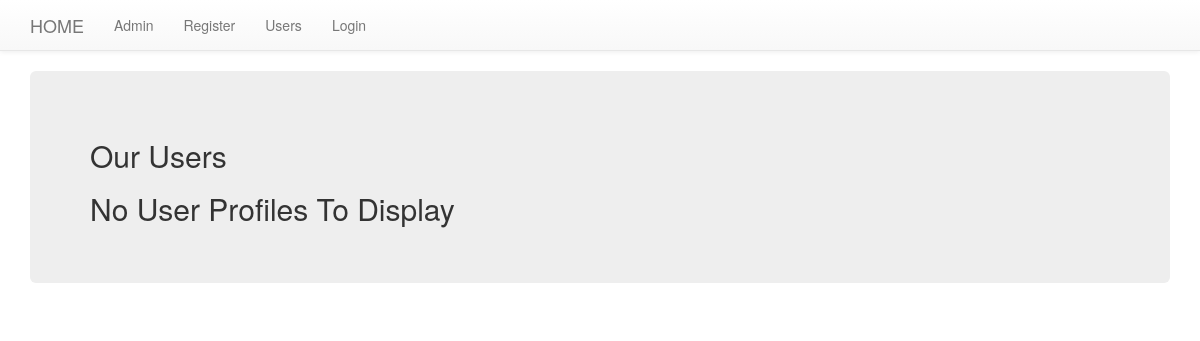
The page /user_app/user_list/ on the database as committed earlier.
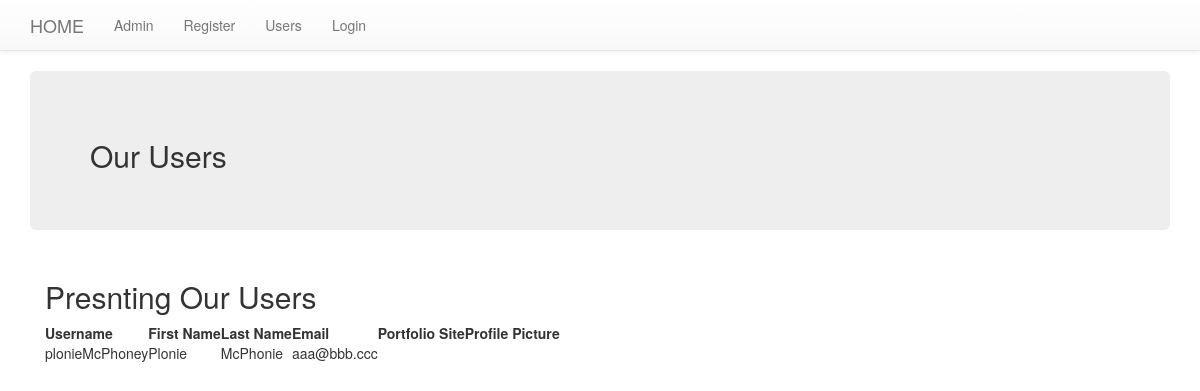
The same page on the database as committed later.
### user_app/models.py (models this page shows, shortened)
class UserProfileInfo(models.Model):
    user = models.OneToOneField(User)
    portfolio = models.URLField(blank=True)
    profile_pic = models.ImageField(upload_to='profile_pics', blank=True)

### user_app/views.py (the view)
# urls.py: url(r'user_list/', views.user_list, name='user_list'),
def user_list(request):
    profiles = UserProfileInfo.objects.all()
    for profile in profiles:
        print(profile.user.username)
        print('\t' + profile.user.first_name)
        print('\t' + profile.user.last_name)
        print('\t' + profile.user.email)
        print('\t' + profile.portfolio)
        print('\t' + profile.profile_pic.__str__())
    return render(request, 'user_app/user_list.html', context={'profiles' : profiles})

### templates/user_app/user_list.html (shortened to what this page needs)
{% extends 'user_app/base.html' %}
{% block body_block %}
    <div class="jumbotron">
        <h2>Our Users</h2>
        {% if profiles %}
            </div>
            <div class="container">
                <h2>Presnting Our Users</h2>
                <table>
                    <theader>
                        <th>Username</th>
                        <th>First Name</th>
                        <th>Last Name</th>
                        <th>Email</th>
                        <th>Portfolio Site</th>
                        <th>Profile Picture</th>
                    </theader>
                    {% for profile in profiles %}
                        <tr>
                            <td>{{ profile.user.username }}</td>
                            <td>{{ profile.user.first_name }}</td>
                            <td>{{ profile.user.last_name }}</td>
                            <td>{{ profile.user.email }}</td>
                            <td>{{ profile.portifilo }}</td>
                            <td>
                            </td>
                        </tr>
                    {% endfor %}
                </table>
            </div>
        {% else %}
            <h2>No User Profiles To Display</h2>
            </div>
        {% endif %}
{% endblock %}

Rows that differ between the two databases and show on the page:
added UserProfileInfo: user.username "plonieMcPhoney", user.first_name "Plonie", user.last_name "McPhonie", user.email "aaa@bbb.ccc"
Other text that changed with them:
text no longer shown: "No User Profiles To Display"
text now shown: "Presnting Our Users Username First Name Last Name Email Portfolio Site Profile Picture"
